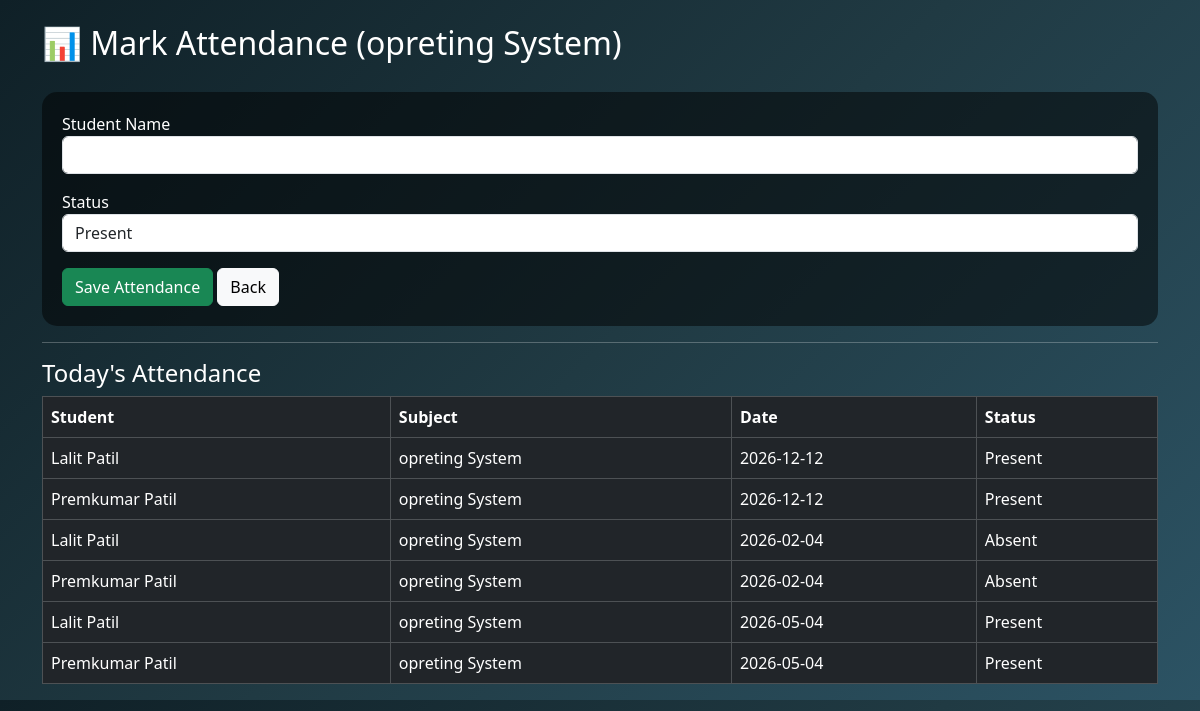
The app's page /teacher/attendance.php (signed in) with its own data.
### tables this page shows
CREATE TABLE `teachers` (
  `id` int(11) NOT NULL,
  `name` varchar(100) DEFAULT NULL,
  `email` varchar(100) DEFAULT NULL,
  `password` varchar(100) DEFAULT NULL,
  `subject` varchar(100) DEFAULT NULL,
  `created_at` timestamp NOT NULL DEFAULT current_timestamp(),
  `mobile` varchar(20) DEFAULT NULL
);

CREATE TABLE `attendance` (
  `id` int(11) NOT NULL,
  `student_name` varchar(100) DEFAULT NULL,
  `subject` varchar(100) DEFAULT NULL,
  `date` date DEFAULT NULL,
  `status` varchar(20) DEFAULT NULL
);

### teacher/attendance.php (the view, shortened to what this page needs)
<?php
include("../db.php");
$email=$_SESSION['teacher'];
$t=mysqli_query($conn,"SELECT * FROM teachers WHERE email='$email'");
$teacher=mysqli_fetch_assoc($t);
$subject=$teacher['subject'];
?>
<!DOCTYPE html>
<html>
<head>
<link href="https://cdn.jsdelivr.net/npm/bootstrap@5.3.2/dist/css/bootstrap.min.css" rel="stylesheet">
</head>
<body>
<div class="container">
<h2 class="mt-4">📊 Mark Attendance (<?php echo $subject; ?>)</h2>
<div class="box">
<form method="post">
<label>Student Name</label>
<input type="text" name="student" class="form-control mb-3" required>
<label>Status</label>
<select name="status" class="form-control mb-3">
<option value="Present">Present</option>
</select>
<button name="save" class="btn btn-success">Save Attendance</button>
<a href="dashboard.php" class="btn btn-light">Back</a>
</form>
</div>
<hr>
<h4>Today's Attendance</h4>
<table class="table table-dark table-bordered">
<tr>
<th>Student</th>
<th>Subject</th>
<th>Date</th>
<th>Status</th>
</tr>
<?php
$q=mysqli_query($conn,"SELECT * FROM attendance WHERE subject='$subject' ORDER BY id DESC");
while($r=mysqli_fetch_assoc($q)){
?>
<tr>
<td><?php echo $r['student_name']; ?></td>
<td><?php echo $r['subject']; ?></td>
<td><?php echo $r['date']; ?></td>
<td><?php echo $r['status']; ?></td>
</tr>
<?php } ?>
</table>
</div>
</body>
</html>

### teacher/attendance.php (style rules this page uses)
body { background:linear-gradient(135deg,#0f2027,#203a43,#2c5364);color:white;font-family:Segoe UI; }
.box { background:#00000080;padding:20px;border-radius:15px;margin-top:30px; }

### records on screen
teachers: subject "opreting System"
attendance: student_name "Lalit Patil", subject "opreting System", date "2026-12-12", status "Present"
attendance: student_name "Premkumar Patil", subject "opreting System", date "2026-12-12", status "Present"
attendance: student_name "Lalit Patil", subject "opreting System", date "2026-02-04", status "Absent"
attendance: student_name "Premkumar Patil", subject "opreting System", date "2026-02-04", status "Absent"
attendance: student_name "Lalit Patil", subject "opreting System", date "2026-05-04", status "Present"
attendance: student_name "Premkumar Patil", subject "opreting System", date "2026-05-04", status "Present"
